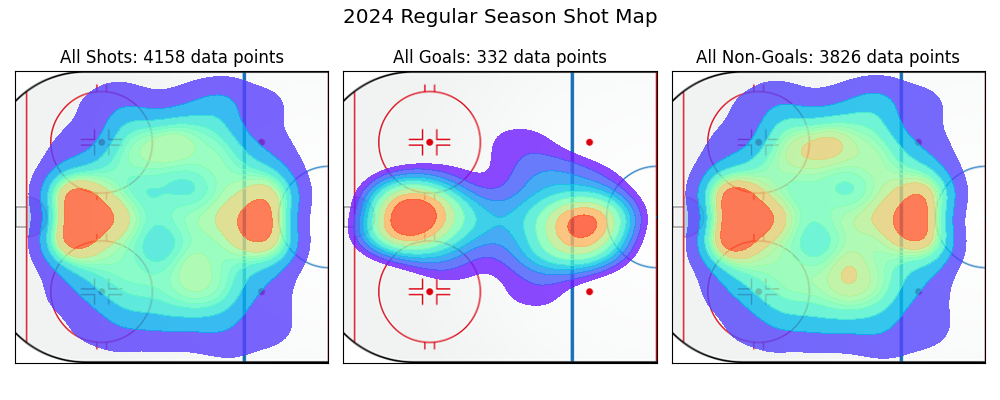

Write the Python code that produced this figure.
import seaborn as sns
import pandas as pd
import matplotlib.pyplot as plt
import matplotlib.image as mpimg

# basically just to have all shots mirrored on one side
# this isn't perfect bc some shots might be taken from across center ice, especially empty net goals
# but also the threshold will probably weed them out lmao
def do_math(x):
    if x <= 300:
        return x
    else: 
        return x - 300

# get the data into a dataframe
# it is already nice and prepared for me!
# index_col=0 is because when i exported it, it ended up with an index already
# especially useful because this one doesn't have a column where all values are unique
pd_allshots = pd.read_csv("data/allshots_2024season.csv", index_col=0)
pd_goals = pd.read_csv("data/shotsgoals_2024season.csv", index_col=0)
pd_nongoals = pd.read_csv("data/shotsnongoals_2024season.csv", index_col=0)

# apply the do_math function with a lambda expression on each df
pd_allshots["x_location"] = pd_allshots["x_location"].map(lambda x: do_math(x))
pd_goals["x_location"] = pd_goals["x_location"].map(lambda x: do_math(x))
pd_nongoals["x_location"] = pd_nongoals["x_location"].map(lambda x: do_math(x))

# this just gives me the background picture
map_image = mpimg.imread("extra-resources/images/ht-ice-rink.png")

# set up the graph and make three subplots
fig, axes = plt.subplots(nrows=1, ncols=3, figsize=(9.5, 3))

# graph it!
# ax is the plot, data/x/y are self explanatory, i want it filled in (heatmap look), coloured rainbow, 80% opacity with a threshold of 30%
# thresh explained here: https://seaborn.pydata.org/generated/seaborn.kdeplot.html
graph_allshots = sns.kdeplot(ax=axes[0], data=pd_allshots, x="x_location", y="y_location", fill=True, cmap="rainbow", alpha=0.8)
graph_allshots.imshow(map_image,
                        aspect="auto",
                        zorder=-1
                    )
# give me a title :)
axes[0].set_title(f"All Shots: {len(pd_allshots)} data points")

# another graph
graph_goals = sns.kdeplot(ax=axes[1], data=pd_goals, x="x_location", y="y_location", fill=True, cmap="rainbow", alpha=0.8, thresh=0.2)
graph_goals.imshow(map_image,
                        aspect="auto",
                        zorder=-1
                    )
axes[1].set_title(f"All Goals: {len(pd_goals)} data points")

# and one last graph!
graph_nongoals = sns.kdeplot(ax=axes[2], data=pd_nongoals, x="x_location", y="y_location", fill=True, cmap="rainbow", alpha=0.8)
graph_nongoals.imshow(map_image,
                        aspect="auto",
                        zorder=-1
                    )
axes[2].set_title(f"All Non-Goals: {len(pd_nongoals)} data points")


plt.savefig(fname="shots-heatmap/shots-heatmap.png")
# i like how it looks with tight_layout, and then show it!
plt.tight_layout()
plt.show()


print(pd_goals)
